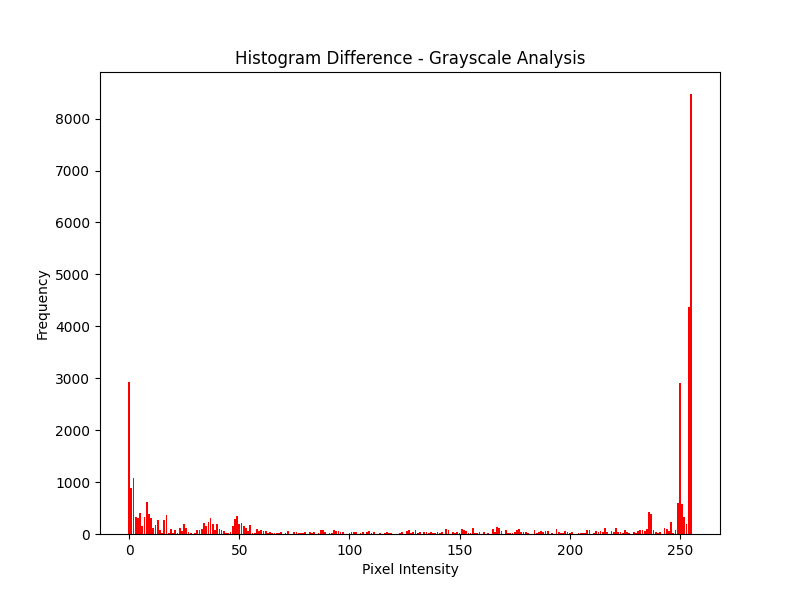
#> input picture histogram_images/garaz/dct/garaz_difference_histogram.png, 800 x 600 px, given as the content of the folder ./images/, which was not available
$ python 1_channel.py
#> lines starting #> are read from the running program, lines starting #| are printed output that depends on the picture; pictures that were not available may be replaced by others from this repository, and a replacement may not be noted
import cv2
import numpy as np
import matplotlib.pyplot as plt
import os

def calculate_histogram(image):
    histogram, bins = np.histogram(image.flatten(), bins=256, range=[0, 256])
#> histogram = 256 values, max 464437 at index 255, min 0 at index 55, mean 1875; bins = 257 values from 0 to 256
    return histogram

def plot_histogram(histogram, title, filename):
    output_dir = os.path.dirname(filename)
    os.makedirs(output_dir, exist_ok=True)

    plt.figure(figsize=(8, 6))
    plt.bar(range(256), histogram, color='red')
    plt.title(title)
    plt.xlabel('Intensywność pikseli')
    plt.ylabel('Liczba wystąpień')

    plt.savefig(filename)
    plt.close()

def detect_stego_changes(original_image, stego_image, method, img_name):
    save_dir = f"histogram_images/{img_name}/{method}"
    os.makedirs(save_dir, exist_ok=True)

    original_histogram = calculate_histogram(original_image)
#> original_histogram has the same summary as histogram in calculate_histogram
    stego_histogram = calculate_histogram(stego_image)
#> stego_histogram has the same summary as histogram in calculate_histogram

    diff = np.abs(original_histogram - stego_histogram)
#> diff = 256 values from 0 to 0

    original_hist_filename = f"{save_dir}/{img_name}_original_histogram.png"
    stego_hist_filename = f"{save_dir}/{img_name}_stego_histogram.png"
    diff_hist_filename = f"{save_dir}/{img_name}_difference_histogram.png"

    plot_histogram(original_histogram, 'Histogram obrazu oryginalnego - analiza Grayscale', original_hist_filename)
#> in plot_histogram, `plt.savefig(filename)`:
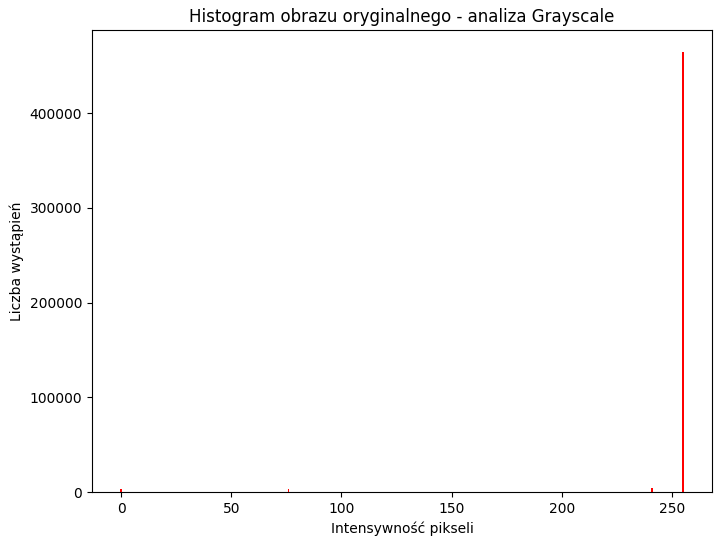
#> figure drawn by matplotlib, 1 panel; tallest bar 464437 high, from x = 254.6 to 255.4
    plot_histogram(stego_histogram, 'Histogram obrazu z ukrytymi danymi - analiza Grayscale', stego_hist_filename)
    plot_histogram(diff, 'Różnica między histogramami - analiza Grayscale', diff_hist_filename)
#> in plot_histogram (call 3), `plt.savefig(filename)`:
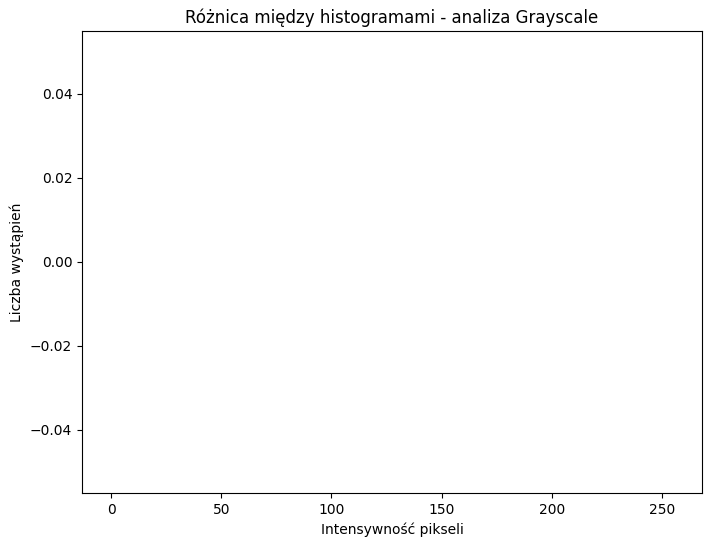
#> figure drawn by matplotlib, 1 panel

image_dir = './images/'
methods = ['lsb', 'rgba', 'dct']

for img in os.listdir(image_dir):
    if img.endswith(('.png', '.jpg', '.jpeg')):
        for method in methods:
            original_image = cv2.imread(os.path.join(image_dir, img), cv2.IMREAD_GRAYSCALE)
            stego_filename = os.path.join(f'./{method}_images/', img)
            stego_image = cv2.imread(stego_filename, cv2.IMREAD_GRAYSCALE)
            detect_stego_changes(original_image, stego_image, method, img.split('.')[0])

$ run again, on histogram_images/garaz/dct/garaz_original_histogram.png
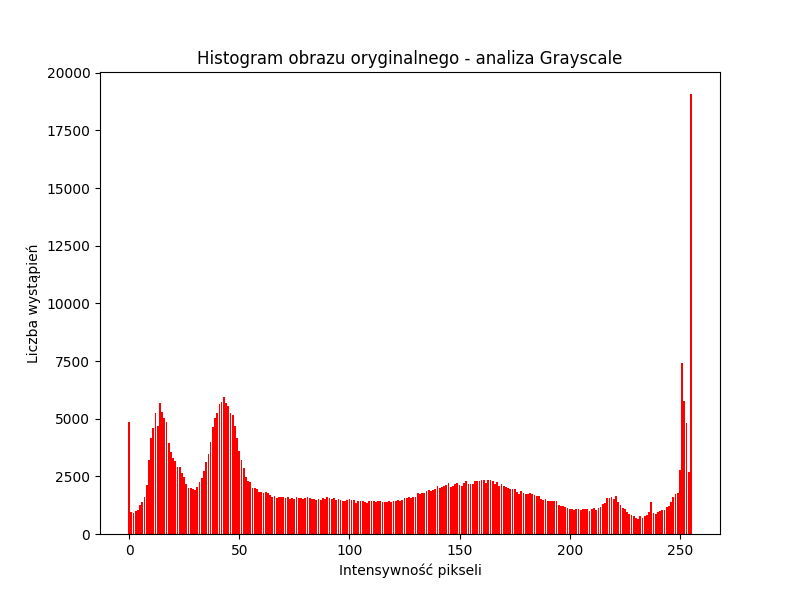
#> input picture histogram_images/garaz/dct/garaz_original_histogram.png, 800 x 600 px, given as the content of the folder ./images/, which was not available
#> `original_image = cv2.imread(os.path.join(image_dir, img), cv2.IMREAD_G..`:
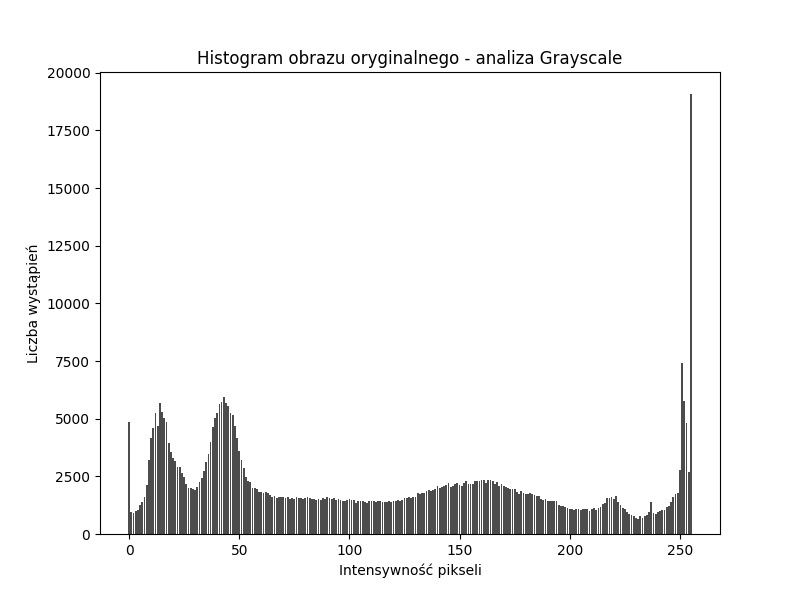
#> original_image: shape (600, 800); min 0, max 255, mean 243.5
#> histogram = 256 values, max 445291 at index 255, min 2 at index 92, mean 1875; bins = 257 values from 0 to 256
#> original_histogram has the same summary as histogram in calculate_histogram
#> stego_histogram has the same summary as histogram in calculate_histogram
#> diff = 256 values from 0 to 0
#> in plot_histogram, `plt.savefig(filename)`:
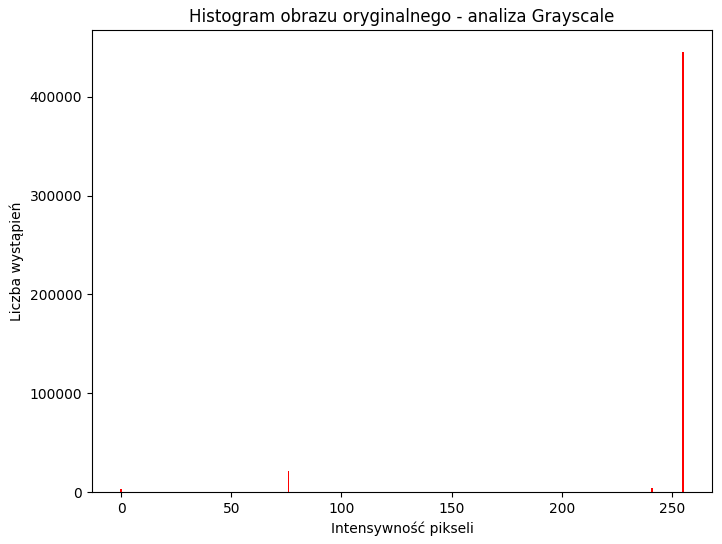
#> figure drawn by matplotlib, 1 panel; tallest bar 445291 high, from x = 254.6 to 255.4

$ run again, on histogram_images/garaz/dct/garaz_stego_histogram.png
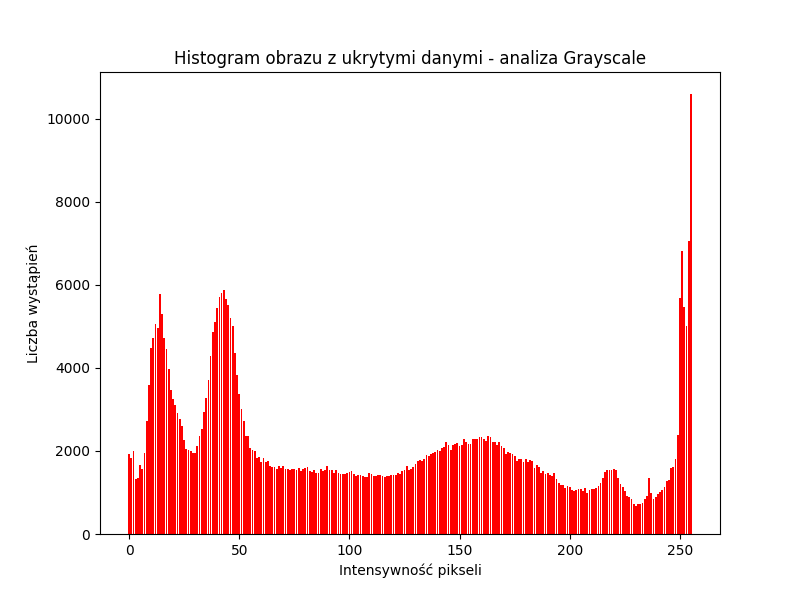
#> input picture histogram_images/garaz/dct/garaz_stego_histogram.png, 800 x 600 px, given as the content of the folder ./images/, which was not available
#> `original_image = cv2.imread(os.path.join(image_dir, img), cv2.IMREAD_G..`:
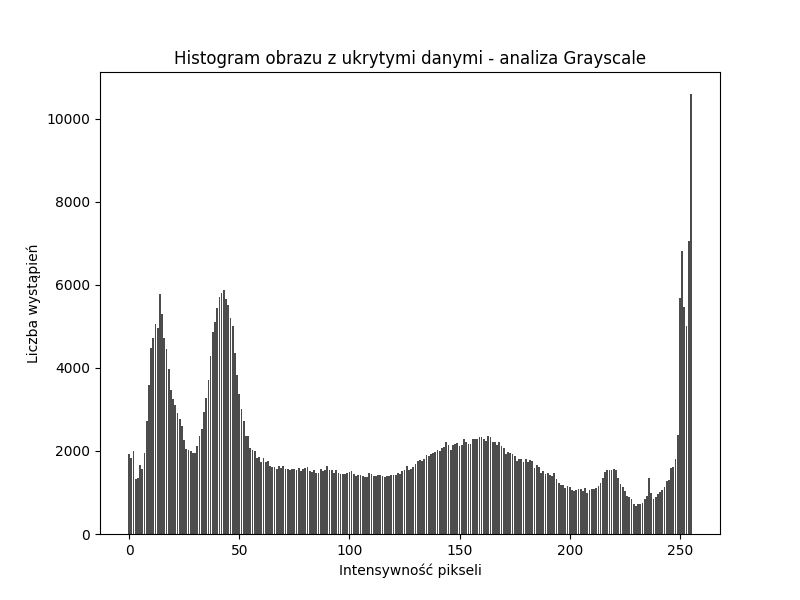
#> original_image: shape (600, 800); min 0, max 255, mean 237.2
#> histogram = 256 values, max 428352 at index 255, min 2 at index 169, mean 1875; bins = 257 values from 0 to 256
#> original_histogram has the same summary as histogram in calculate_histogram
#> stego_histogram has the same summary as histogram in calculate_histogram
#> diff = 256 values from 0 to 0
#> in plot_histogram, `plt.savefig(filename)`:
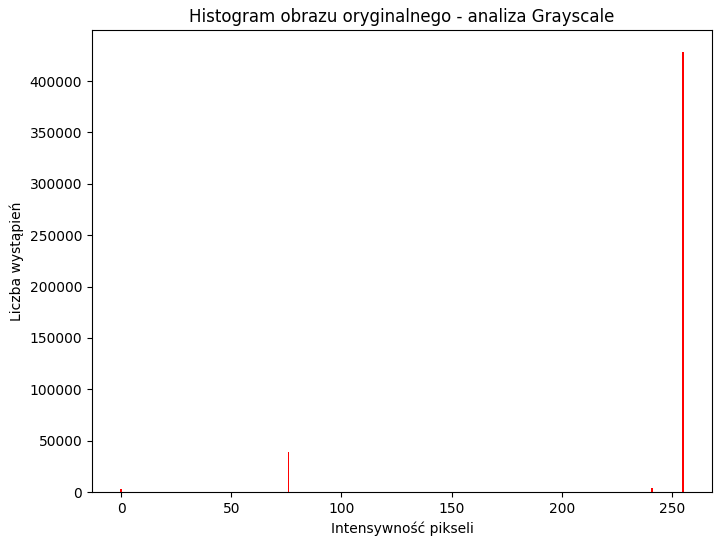
#> figure drawn by matplotlib, 1 panel; tallest bar 428352 high, from x = 254.6 to 255.4
